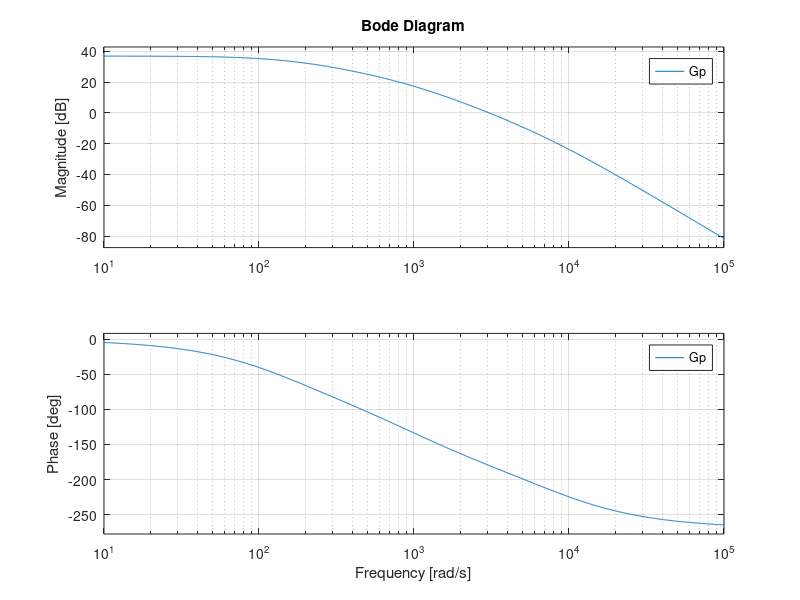

Source code (MATLAB): (Note: this script raises an error after producing the figure.)
% problem 3 midterm solution
% Choose your own p
clc
close all
clear all
nfig = 0;
p = 200;

Gp1 = tf(0.35*p,[4/(3*p) 1]);
Gp2 = tf(1,[1/(5*p) 1]);
Gp3 = tf(1,[5/p^2 1]);

Gp = Gp1*Gp2*Gp3;

nfig = nfig+1;
figure(nfig)
bode(Gp)
grid on

% Convert time domain characteristics to freq domain
max_overshoot = 0.4 ;%40% max, if vref =10, max v = 14
t_rise  = 10e-3;% 1 ms
syms zeta positive real
sol = double(solve(exp(-pi*zeta/sqrt(1-zeta^2))==max_overshoot))
PM = atan(2*sol/sqrt(1-2*sol^2))*(180/pi)
wc = 2.5/t_rise
% PM is the minimum phase margin in degrees
% wc is the minimum gain crossover frequency

%% Control target 1: Make infinite gain at dc: Add an integrator
Control_I = tf(1,[1 0]);
%loop gain with integral control

loop_gain_I = Gp*Control_I;
nfig = nfig+1;
figure(nfig)
bode(loop_gain_I)
grid on

nfig = nfig+1;
figure(nfig)
step(loop_gain_I/(1+loop_gain_I))
grid on

%% What did we lose? The bandwidth became really small = 64.2 rad/s
% How to improve? Multiply with a constant number to pull the gain higher.
% Calculation : I want a bandwidth of  wc
% So multiplying factor, K_gain = fs*2*pi/10/227

k_I = wc/64.2; % integral gain
Control_I_2 = tf(k_I,[1 0]);
%loop gain with integral control with gain

loop_gain_I_2 = Gp*Control_I_2;
nfig = nfig+1;
figure(nfig)
bode(loop_gain_I_2)
grid on


%% Now we see that the system is no longer stable. Reason: There is no Phase margin
% SOlution : Add a zero.
% Where to add the zero? Just after the gain crossover freq.

Control_PI = Control_I_2*tf([1/200 1],1);

%loop gain with proportional-integral control with gain
loop_gain_PI = Gp*Control_PI;
nfig = nfig+1;
figure(nfig)
bode(loop_gain_PI)
grid on

nfig = nfig+1;
figure(nfig)
step(loop_gain_PI/(1+loop_gain_PI))
grid on

